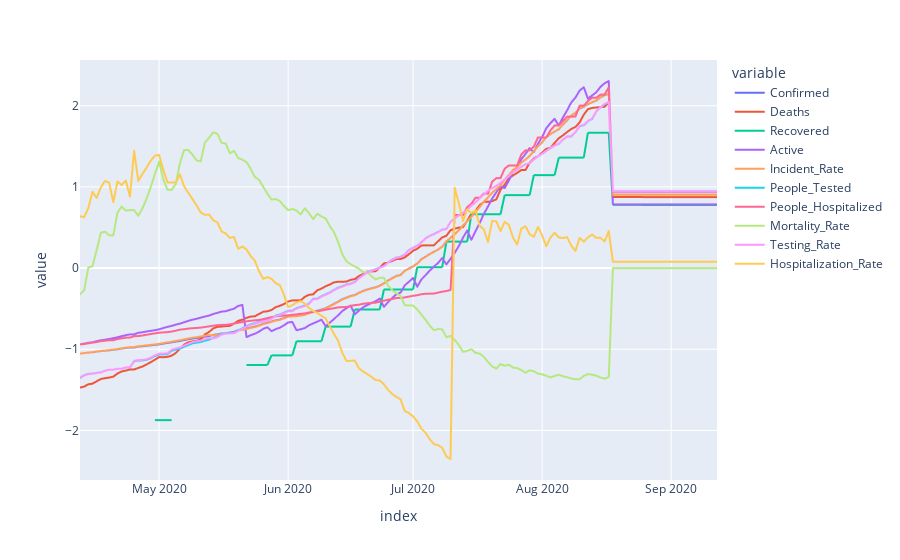

The notebook cell this image was saved under:
### Code cell
pd.concat([state_dfs['Alabama'], state_forecasts['Alabama']]).plot()

### Figure 1 — Plotly figure (JSON) as saved in the notebook; plotly's stock layout.template omitted (floating-point values rounded to 4 significant figures; data arrays with more than 128 entries replaced by an {"elided": "..."} marker saying what was removed)
{"data": [{"hovertemplate": "variable=Confirmed<br>index=%{x}<br>value=%{y}<extra></extra>", "legendgroup": "Confirmed", "line": {"color": "#636efa", "dash": "solid"}, "mode": "lines", "name": "Confirmed", "showlegend": true, "type": "scattergl", "x": {"elided": "154 str values"}, "xaxis": "x", "y": {"elided": "154 float values"}, "yaxis": "y"}, {"hovertemplate": "variable=Deaths<br>index=%{x}<br>value=%{y}<extra></extra>", "legendgroup": "Deaths", "line": {"color": "#EF553B", "dash": "solid"}, "mode": "lines", "name": "Deaths", "showlegend": true, "type": "scattergl", "x": {"elided": "154 str values"}, "xaxis": "x", "y": {"elided": "154 float values"}, "yaxis": "y"}, {"hovertemplate": "variable=Recovered<br>index=%{x}<br>value=%{y}<extra></extra>", "legendgroup": "Recovered", "line": {"color": "#00cc96", "dash": "solid"}, "mode": "lines", "name": "Recovered", "showlegend": true, "type": "scattergl", "x": {"elided": "154 str values"}, "xaxis": "x", "y": {"elided": "154 float values"}, "yaxis": "y"}, {"hovertemplate": "variable=Active<br>index=%{x}<br>value=%{y}<extra></extra>", "legendgroup": "Active", "line": {"color": "#ab63fa", "dash": "solid"}, "mode": "lines", "name": "Active", "showlegend": true, "type": "scattergl", "x": {"elided": "154 str values"}, "xaxis": "x", "y": {"elided": "154 float values"}, "yaxis": "y"}, {"hovertemplate": "variable=Incident_Rate<br>index=%{x}<br>value=%{y}<extra></extra>", "legendgroup": "Incident_Rate", "line": {"color": "#FFA15A", "dash": "solid"}, "mode": "lines", "name": "Incident_Rate", "showlegend": true, "type": "scattergl", "x": {"elided": "154 str values"}, "xaxis": "x", "y": {"elided": "154 float values"}, "yaxis": "y"}, {"hovertemplate": "variable=People_Tested<br>index=%{x}<br>value=%{y}<extra></extra>", "legendgroup": "People_Tested", "line": {"color": "#19d3f3", "dash": "solid"}, "mode": "lines", "name": "People_Tested", "showlegend": true, "type": "scattergl", "x": {"elided": "154 str values"}, "xaxis": "x", "y": {"elided": "154 float values"}, "yaxis": "y"}, {"hovertemplate": "variable=People_Hospitalized<br>index=%{x}<br>value=%{y}<extra></extra>", "legendgroup": "People_Hospitalized", "line": {"color": "#FF6692", "dash": "solid"}, "mode": "lines", "name": "People_Hospitalized", "showlegend": true, "type": "scattergl", "x": {"elided": "154 str values"}, "xaxis": "x", "y": {"elided": "154 float values"}, "yaxis": "y"}, {"hovertemplate": "variable=Mortality_Rate<br>index=%{x}<br>value=%{y}<extra></extra>", "legendgroup": "Mortality_Rate", "line": {"color": "#B6E880", "dash": "solid"}, "mode": "lines", "name": "Mortality_Rate", "showlegend": true, "type": "scattergl", "x": {"elided": "154 str values"}, "xaxis": "x", "y": {"elided": "154 float values"}, "yaxis": "y"}, {"hovertemplate": "variable=Testing_Rate<br>index=%{x}<br>value=%{y}<extra></extra>", "legendgroup": "Testing_Rate", "line": {"color": "#FF97FF", "dash": "solid"}, "mode": "lines", "name": "Testing_Rate", "showlegend": true, "type": "scattergl", "x": {"elided": "154 str values"}, "xaxis": "x", "y": {"elided": "154 float values"}, "yaxis": "y"}, {"hovertemplate": "variable=Hospitalization_Rate<br>index=%{x}<br>value=%{y}<extra></extra>", "legendgroup": "Hospitalization_Rate", "line": {"color": "#FECB52", "dash": "solid"}, "mode": "lines", "name": "Hospitalization_Rate", "showlegend": true, "type": "scattergl", "x": {"elided": "154 str values"}, "xaxis": "x", "y": {"elided": "154 float values"}, "yaxis": "y"}], "layout": {"legend": {"title": {"text": "variable"}, "tracegroupgap": 0}, "margin": {"t": 60}, "xaxis": {"anchor": "y", "domain": [0, 1], "title": {"text": "index"}}, "yaxis": {"anchor": "x", "domain": [0, 1], "title": {"text": "value"}}}}
